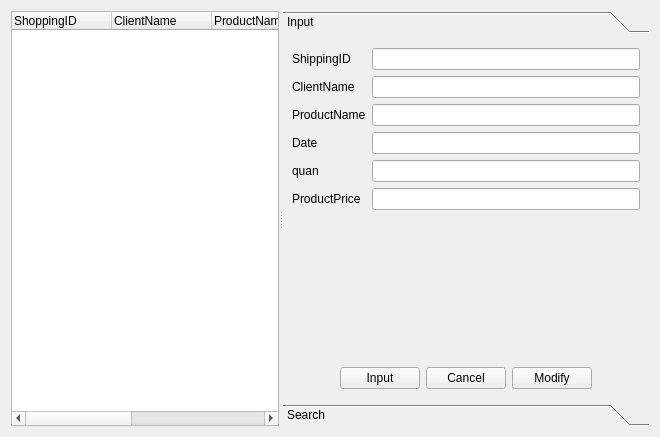
<?xml version="1.0" encoding="UTF-8"?>
<ui version="4.0">
 <class>ShoppingManager</class>
 <widget class="QWidget" name="ShoppingManager">
  <property name="geometry">
   <rect>
    <x>0</x>
    <y>0</y>
    <width>660</width>
    <height>437</height>
   </rect>
  </property>
  <property name="windowTitle">
   <string>Form</string>
  </property>
  <layout class="QGridLayout" name="gridLayout">
   <item row="0" column="0">
    <widget class="QSplitter" name="splitter">
     <property name="orientation">
      <enum>Qt::Horizontal</enum>
     </property>
     <widget class="QTreeWidget" name="ShoppingTreeWidget">
      <column>
       <property name="text">
        <string>ShoppingID</string>
       </property>
      </column>
      <column>
       <property name="text">
        <string>ClientName</string>
       </property>
      </column>
      <column>
       <property name="text">
        <string>ProductName</string>
       </property>
      </column>
      <column>
       <property name="text">
        <string>Date</string>
       </property>
      </column>
      <column>
       <property name="text">
        <string>quan</string>
       </property>
      </column>
      <column>
       <property name="text">
        <string>AllPrice</string>
       </property>
      </column>
     </widget>
     <widget class="QToolBox" name="toolBox">
      <property name="currentIndex">
       <number>0</number>
      </property>
      <widget class="QWidget" name="InputPage">
       <property name="geometry">
        <rect>
         <x>0</x>
         <y>0</y>
         <width>373</width>
         <height>377</height>
        </rect>
       </property>
       <attribute name="label">
        <string>Input</string>
       </attribute>
       <layout class="QVBoxLayout" name="verticalLayout_2">
        <item>
         <layout class="QFormLayout" name="formLayout">
          <item row="0" column="0">
           <widget class="QLabel" name="label">
            <property name="text">
             <string>ShippingID</string>
            </property>
           </widget>
          </item>
          <item row="1" column="0">
           <widget class="QLabel" name="label_2">
            <property name="text">
             <string>ClientName</string>
            </property>
           </widget>
          </item>
          <item row="2" column="0">
           <widget class="QLabel" name="label_3">
            <property name="text">
             <string>ProductName</string>
            </property>
           </widget>
          </item>
          <item row="5" column="0">
           <widget class="QLabel" name="label_4">
            <property name="text">
             <string>ProductPrice</string>
            </property>
           </widget>
          </item>
          <item row="3" column="0">
           <widget class="QLabel" name="label_5">
            <property name="text">
             <string>Date</string>
            </property>
           </widget>
          </item>
          <item row="4" column="0">
           <widget class="QLabel" name="label_6">
            <property name="text">
             <string>quan</string>
            </property>
           </widget>
          </item>
          <item row="0" column="1">
           <widget class="QLineEdit" name="SIDLineEdit">
            <property name="readOnly">
             <bool>true</bool>
            </property>
           </widget>
          </item>
          <item row="5" column="1">
           <widget class="QLineEdit" name="SAllPriceLineEdit">
            <property name="readOnly">
             <bool>true</bool>
            </property>
           </widget>
          </item>
          <item row="3" column="1">
           <widget class="QLineEdit" name="SDateLineEdit"/>
          </item>
          <item row="4" column="1">
           <widget class="QLineEdit" name="SQuanLineEdit"/>
          </item>
          <item row="1" column="1">
           <widget class="QLineEdit" name="ClientLineEdit">
            <property name="readOnly">
             <bool>true</bool>
            </property>
           </widget>
          </item>
          <item row="2" column="1">
           <widget class="QLineEdit" name="ProductLineEdit">
            <property name="readOnly">
             <bool>true</bool>
            </property>
           </widget>
          </item>
         </layout>
        </item>
        <item>
         <spacer name="verticalSpacer">
          <property name="orientation">
           <enum>Qt::Vertical</enum>
          </property>
          <property name="sizeHint" stdset="0">
           <size>
            <width>20</width>
            <height>178</height>
           </size>
          </property>
         </spacer>
        </item>
        <item>
         <layout class="QHBoxLayout" name="horizontalLayout_3">
          <item>
           <spacer name="horizontalSpacer_3">
            <property name="orientation">
             <enum>Qt::Horizontal</enum>
            </property>
            <property name="sizeHint" stdset="0">
             <size>
              <width>40</width>
              <height>20</height>
             </size>
            </property>
           </spacer>
          </item>
          <item>
           <widget class="QPushButton" name="InputButton">
            <property name="text">
             <string>Input</string>
            </property>
           </widget>
          </item>
          <item>
           <widget class="QPushButton" name="CancelButton">
            <property name="text">
             <string>Cancel</string>
            </property>
           </widget>
          </item>
          <item>
           <widget class="QPushButton" name="ModifyButton">
            <property name="text">
             <string>Modify</string>
            </property>
           </widget>
          </item>
          <item>
           <spacer name="horizontalSpacer_4">
            <property name="orientation">
             <enum>Qt::Horizontal</enum>
            </property>
            <property name="sizeHint" stdset="0">
             <size>
              <width>40</width>
              <height>20</height>
             </size>
            </property>
           </spacer>
          </item>
         </layout>
        </item>
       </layout>
      </widget>
      <widget class="QWidget" name="SearchPage">
       <property name="geometry">
        <rect>
         <x>0</x>
         <y>0</y>
         <width>373</width>
         <height>377</height>
        </rect>
       </property>
       <attribute name="label">
        <string>Search</string>
       </attribute>
       <layout class="QVBoxLayout" name="verticalLayout">
        <item>
         <widget class="QTreeWidget" name="SearchTreeWidget">
          <column>
           <property name="text">
            <string>ShoppingID</string>
           </property>
          </column>
          <column>
           <property name="text">
            <string>ClientName</string>
           </property>
          </column>
          <column>
           <property name="text">
            <string>ProductName</string>
           </property>
          </column>
          <column>
           <property name="text">
            <string>Date</string>
           </property>
          </column>
          <column>
           <property name="text">
            <string>quan</string>
           </property>
          </column>
          <column>
           <property name="text">
            <string>AllPrice</string>
           </property>
          </column>
         </widget>
        </item>
        <item>
         <layout class="QHBoxLayout" name="horizontalLayout_2">
          <item>
           <widget class="QComboBox" name="comboBox">
            <item>
             <property name="text">
              <string>ShoppingID</string>
             </property>
            </item>
            <item>
             <property name="text">
              <string>ClientName</string>
             </property>
            </item>
            <item>
             <property name="text">
              <string>ProductName</string>
             </property>
            </item>
            <item>
             <property name="text">
              <string>Date</string>
             </property>
            </item>
            <item>
             <property name="text">
              <string>quan</string>
             </property>
            </item>
           </widget>
          </item>
          <item>
           <widget class="QLineEdit" name="SearchLineEdit"/>
          </item>
         </layout>
        </item>
        <item>
         <layout class="QHBoxLayout" name="horizontalLayout">
          <item>
           <spacer name="horizontalSpacer">
            <property name="orientation">
             <enum>Qt::Horizontal</enum>
            </property>
            <property name="sizeHint" stdset="0">
             <size>
              <width>40</width>
              <height>20</height>
             </size>
            </property>
           </spacer>
          </item>
          <item>
           <widget class="QPushButton" name="SearchButton">
            <property name="text">
             <string>Search</string>
            </property>
           </widget>
          </item>
          <item>
           <spacer name="horizontalSpacer_2">
            <property name="orientation">
             <enum>Qt::Horizontal</enum>
            </property>
            <property name="sizeHint" stdset="0">
             <size>
              <width>40</width>
              <height>20</height>
             </size>
            </property>
           </spacer>
          </item>
         </layout>
        </item>
       </layout>
      </widget>
     </widget>
    </widget>
   </item>
  </layout>
 </widget>
 <resources/>
 <connections/>
</ui>
